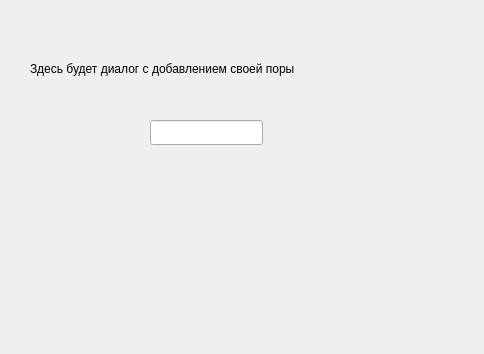
<?xml version="1.0" encoding="UTF-8"?>
<ui version="4.0">
 <class>custom_pore_dialog</class>
 <widget class="QWidget" name="custom_pore_dialog">
  <property name="geometry">
   <rect>
    <x>0</x>
    <y>0</y>
    <width>484</width>
    <height>354</height>
   </rect>
  </property>
  <property name="windowTitle">
   <string>Form</string>
  </property>
  <widget class="QLineEdit" name="lineEdit">
   <property name="geometry">
    <rect>
     <x>150</x>
     <y>120</y>
     <width>113</width>
     <height>25</height>
    </rect>
   </property>
  </widget>
  <widget class="QLabel" name="label">
   <property name="geometry">
    <rect>
     <x>30</x>
     <y>60</y>
     <width>431</width>
     <height>17</height>
    </rect>
   </property>
   <property name="text">
    <string>Здесь будет диалог с добавлением своей поры</string>
   </property>
  </widget>
 </widget>
 <resources/>
 <connections/>
</ui>
